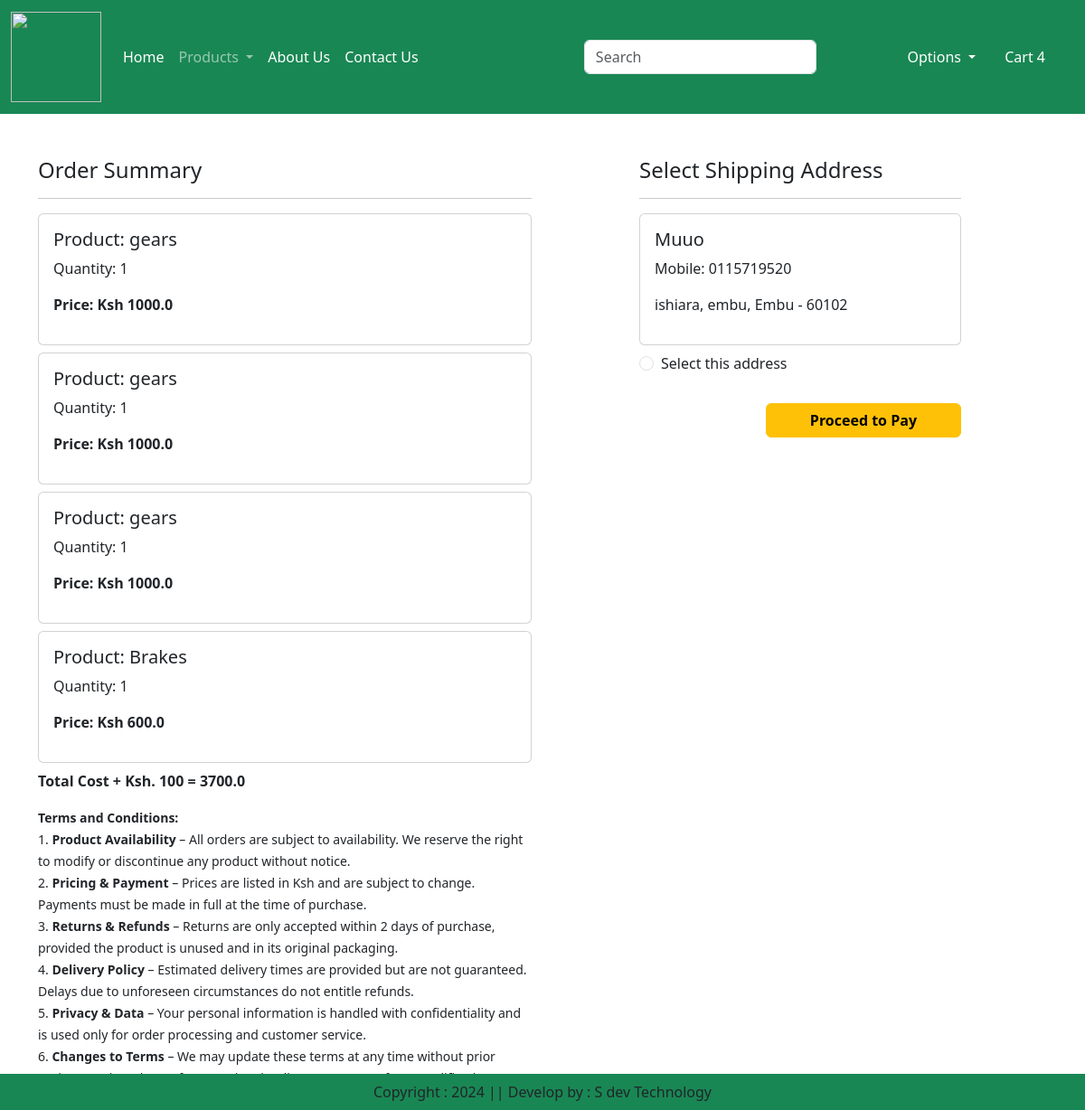
Screenshot of /checkout/ (signed in) with the database file from the repository.
### app/models.py (models this page shows, shortened)
class Cart(models.Model):
    user = models.ForeignKey(User,on_delete=models.CASCADE)
    product = models.ForeignKey(Product, on_delete=models.CASCADE)
    quantity = models.PositiveIntegerField(default=1)

class Product(models.Model):
    title = models.CharField(max_length=100)
    selling_price = models.FloatField()
    discounted_price = models.FloatField()
    description = models.TextField()
    composition = models.TextField(default='')
    prodapp = models.TextField(default='')
    category = models.CharField(choices=CATEGORY_CHOICES, max_length=2)
    product_image = models.ImageField(upload_to='product')

class Customer(models.Model):
    user = models.ForeignKey(User, on_delete=models.CASCADE)
    name = models.CharField(max_length=200)
    locality = models.CharField(max_length=200)
    city = models.CharField(max_length=50)
    mobile = models.CharField(max_length=15)
    zipcode = models.IntegerField(default=0)
    state = models.CharField(choices=COUNTY_CHOICES, max_length=100)

### app/views.py (the view, shortened to what this page needs)
# urls.py: path('checkout/', views.checkout, name='checkout'),
@login_required
def checkout(request):
    cart_items = Cart.objects.filter(user=request.user)
    if not cart_items.exists():
        messages.warning(request, "Your cart is empty. Add items before checking out.")
        return redirect("cart")
    amount = sum(item.quantity * item.product.discounted_price for item in cart_items)
    totalamount = amount + 100
    addresses = Customer.objects.filter(user=request.user)
    context = {
        "cart_items": cart_items,
        "totalamount": totalamount,
        "addresses": addresses,
    }
    return render(request, "app/checkout.html", context)

### app/templates/app/checkout.html (shortened to what this page needs)
{% extends "app/base.html" %}
{% load static %}
{% block main-content %}
<div class="container">
    <div class="row mt-5">
        <div class="col-sm-6">
            <h4>Order Summary</h4>
            <hr>
            {% for item in cart_items %}
                <div class="card mb-2">
                    <div class="card-body">
                        <h5>Product: {{ item.product.title }}</h5>
                        <p>Quantity: {{ item.quantity }}</p>
                        <p class="fw-bold">Price: Ksh {{ item.product.discounted_price }}</p>
                    </div>
                </div>
            {% endfor %}
            <p class="fw-bold">Total Cost + Ksh. 100 = {{ totalamount }}</p>
<small>
                <strong>Terms and Conditions:</strong><br>
                1. <strong>Product Availability</strong> – All orders are subject to availability. We reserve the right to modify or discontinue any product without notice.<br>
                2. <strong>Pricing & Payment</strong> – Prices are listed in Ksh and are subject to change. Payments must be made in full at the time of purchase.<br>
                3. <strong>Returns & Refunds</strong> – Returns are only accepted within 2 days of purchase, provided the product is unused and in its original packaging.<br>
                4. <strong>Delivery Policy</strong> – Estimated delivery times are provided but are not guaranteed. Delays due to unforeseen circumstances do not entitle refunds.<br>
                5. <strong>Privacy & Data</strong> – Your personal information is handled with confidentiality and is used only for order processing and customer service.<br>
                6. <strong>Changes to Terms</strong> – We may update these terms at any time without prior notice. Continued use of our services implies acceptance of any modifications.<br>
                For further details, please contact <strong>soloh@gmail.com</strong>.
            </small>
        </div>
        <div class="col-sm-4 offset-sm-1">
            <h4>Select Shipping Address</h4>
            <hr>
            <form method="post">
                {% if addresses %}
                    {% for address in addresses %}
                        <div class="card mb-2">
                            <div class="card-body">
                                <h5>{{ address.name }}</h5>
                                <p>Mobile: {{ address.mobile }}</p>
                                <p>{{ address.locality }}, {{ address.city }}, {{ address.state }} - {{ address.zipcode }}</p>
                            </div>
                        </div>
                        <div class="form-check mb-3">
                            <input class="form-check-input" type="radio" name="custid" id="address{{ forloop.counter }}" value="{{ address.id }}">
                            <label class="form-check-label" for="address{{ forloop.counter }}">
                                Select this address
                            </label>
                        </div>
                    {% endfor %}
                {% else %}
                    <p>No addresses found. Please <a href="{% url 'profile' %}">add one</a>.</p>
                {% endif %}
                <div class="text-end">
                    <button type="submit" class="btn btn-warning mt-3 px-5 fw-bold">Proceed to Pay</button>
                </div>
            </form>
        </div>
    </div>
</div>
{% endblock main-content %}

### rows the page displays
Cart: product "gears", quantity "1", product.discounted_price "1000.0"
Cart: product "gears", quantity "1", product.discounted_price "1000.0"
Cart: product "gears", quantity "1", product.discounted_price "1000.0"
Cart: product "Brakes", quantity "1", product.discounted_price "600.0"
Customer: name "Muuo", mobile "0115719520", locality "ishiara", city "embu", state "Embu", zipcode "60102"

### other values shown
{{ totalamount }} "3700.0"
